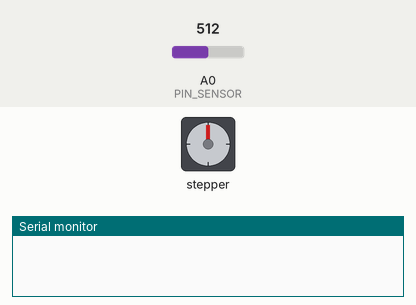
This sketch was run on a simulated Arduino Uno, built with avr-gcc and run on an emulated ATmega328P. On the bench: stepper motor, the last lines printed to the serial monitor. Inputs (shaded band) come from the test bench; at power-on: A0 (PIN_SENSOR) = 512. Stepper angles assume 2048 steps per turn.

Above: at 0.04 s.
At 9.51 s:
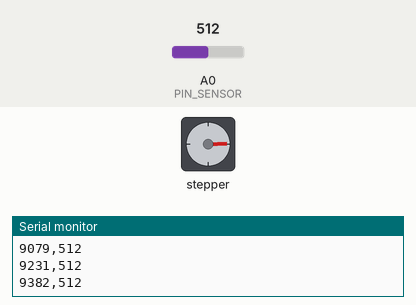
At 19.2 s:
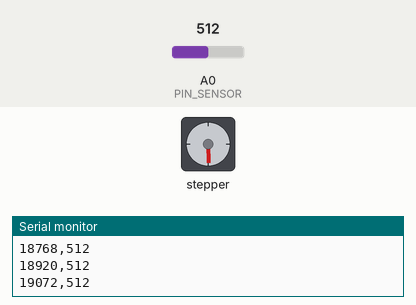
At 38.58 s:
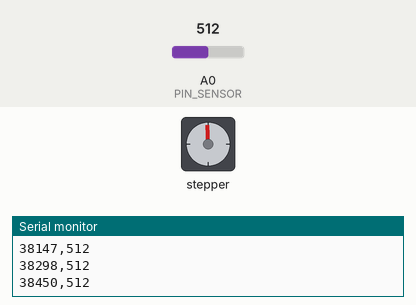
Timing chart, 0 to 40.0 s (numbered marks = the images above):
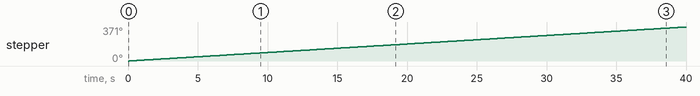

The sketch:

exoplanet.ino
```cpp
#include "Stepper.h"

const int STEPS = 32;
Stepper planet = Stepper(STEPS, 8, 10, 9, 11);

const int PIN_SENSOR = 0;
unsigned long startingTime;

void setup() {
  Serial.begin(9600);
  startingTime = millis();
}

void loop() {
  planet.setSpeed(100);
  planet.step(STEPS / 4);

  unsigned long currentMillis = millis();

  int reading = analogRead(PIN_SENSOR);
  unsigned long delta = currentMillis - startingTime;

  Serial.print(delta);
  Serial.print(",");
  Serial.println(reading);
}
```

Measured:
- by itself, stepper: keeps turning clockwise at about 9°/s
